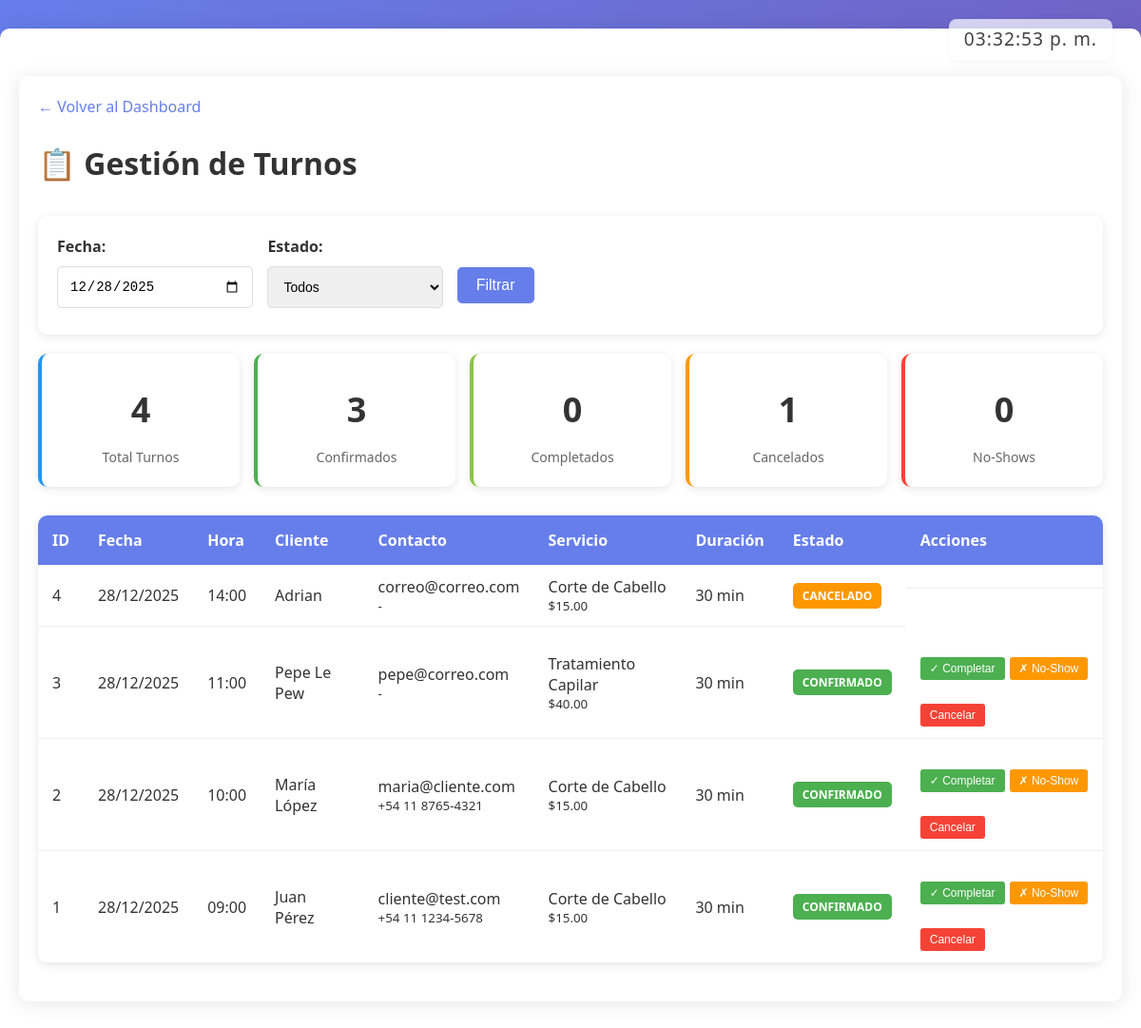
The page /admin/turnos.php?fecha=2025-12-28 (signed in) on the database its author committed.
### tables this page shows
CREATE TABLE `turnos` (
  `id` int NOT NULL AUTO_INCREMENT,
  `usuario_id` int DEFAULT NULL,
  `servicio_id` int DEFAULT NULL,
  `fecha` date NOT NULL,
  `hora` time NOT NULL,
  `duracion` int NOT NULL DEFAULT '30',
  `estado` enum('pendiente','confirmado','cancelado','asistido','no_asistio') NOT NULL DEFAULT 'pendiente',
  `notas` text,
  `creado_en` timestamp NOT NULL DEFAULT CURRENT_TIMESTAMP,
  `actualizado_en` timestamp NULL DEFAULT NULL ON UPDATE CURRENT_TIMESTAMP,
  `recordatorio_enviado` tinyint(1) DEFAULT '0',
  `confirmado_por_usuario` tinyint(1) DEFAULT '0',
  PRIMARY KEY (`id`),
  KEY `idx_turnos_fecha` (`fecha`),
  KEY `idx_turnos_estado` (`estado`),
  KEY `idx_turnos_usuario` (`usuario_id`),
  KEY `idx_turnos_servicio` (`servicio_id`),
  KEY `idx_turnos_hora` (`hora`),
  KEY `idx_turnos_fecha_hora` (`fecha`,`hora`),
  CONSTRAINT `fk_turnos_servicio` FOREIGN KEY (`servicio_id`) REFERENCES `servicios` (`id`) ON DELETE SET NULL ON UPDATE CASCADE,
  CONSTRAINT `fk_turnos_usuario` FOREIGN KEY (`usuario_id`) REFERENCES `usuarios` (`id`) ON DELETE SET NULL ON UPDATE CASCADE
);

CREATE TABLE `usuarios` (
  `id` int NOT NULL AUTO_INCREMENT,
  `nombre` varchar(100) NOT NULL,
  `email` varchar(100) NOT NULL,
  `password` varchar(255) NOT NULL,
  `telefono` varchar(30) DEFAULT NULL,
  `avatar` varchar(255) DEFAULT NULL,
  `rol` enum('admin','gerente','cliente') NOT NULL DEFAULT 'cliente',
  `activo` tinyint(1) DEFAULT '1',
  `visible` tinyint(1) DEFAULT '1',
  `creado_en` timestamp NOT NULL DEFAULT CURRENT_TIMESTAMP,
  `actualizado_en` timestamp NULL DEFAULT NULL ON UPDATE CURRENT_TIMESTAMP,
  PRIMARY KEY (`id`),
  UNIQUE KEY `email` (`email`),
  KEY `idx_usuarios_email` (`email`)
);

CREATE TABLE `servicios` (
  `id` int NOT NULL AUTO_INCREMENT,
  `nombre` varchar(100) NOT NULL,
  `descripcion` text,
  `precio` decimal(10,2) DEFAULT '0.00',
  `duracion` int NOT NULL DEFAULT '30',
  `max_cupos` int NOT NULL DEFAULT '1',
  `activo` tinyint(1) DEFAULT '1',
  `creado_en` timestamp NOT NULL DEFAULT CURRENT_TIMESTAMP,
  `actualizado_en` timestamp NULL DEFAULT NULL ON UPDATE CURRENT_TIMESTAMP,
  PRIMARY KEY (`id`)
);

### admin/turnos.php (the view, shortened to what this page needs)
<div class="container">
    <div class="header-section" style="display: flex; align-items: center; gap: 18px;">
        <div class="clock-minimal" id="clockMinimal"></div>
    </div>
<?php
require_once '../inc/branding.php';
$fecha_filtro = $_GET['fecha'] ?? date('Y-m-d');
$estado_filtro = $_GET['estado'] ?? 'todos';
$sql = "SELECT t.*, u.nombre as cliente_nombre, u.email as cliente_email, u.telefono,
               s.nombre as servicio_nombre, s.precio
        FROM turnos t
        JOIN usuarios u ON t.usuario_id = u.id
        LEFT JOIN servicios s ON t.servicio_id = s.id
        WHERE 1=1";
$params = [];
if ($fecha_filtro) {
    $sql .= " AND t.fecha = ?";
    $params[] = $fecha_filtro;
}
$sql .= " ORDER BY t.fecha DESC, t.hora DESC";
$stmt = $pdo->prepare($sql);
$stmt->execute($params);
$turnos = $stmt->fetchAll(PDO::FETCH_ASSOC);
$stmt = $pdo->prepare("
    SELECT
        COUNT(*) as total,
        SUM(CASE WHEN estado = 'confirmado' THEN 1 ELSE 0 END) as confirmados,
        SUM(CASE WHEN estado = 'completado' THEN 1 ELSE 0 END) as completados,
        SUM(CASE WHEN estado = 'cancelado' THEN 1 ELSE 0 END) as cancelados,
        SUM(CASE WHEN estado = 'no_show' THEN 1 ELSE 0 END) as no_shows
    FROM turnos
    WHERE fecha = ?
");
$stmt->execute([$fecha_filtro]);
$estadisticas = $stmt->fetch(PDO::FETCH_ASSOC);
?>
<!DOCTYPE html>
<html lang="es">
<head>
    <link rel="stylesheet" href="../css/styles.css">
</head>
<body>
    <div class="container">
        <a href="../dashboard.php" class="back-link">← Volver al Dashboard</a>
        <div class="header-section">
            <h1>📋 Gestión de Turnos</h1>
        </div>
        <form class="filtros" method="get">
            <label>
                <strong>Fecha:</strong>
                <input type="date" name="fecha" value="<?= htmlspecialchars($fecha_filtro) ?>"
                       onchange="this.form.submit()">
            </label>
            <label>
                <strong>Estado:</strong>
                <select name="estado" onchange="this.form.submit()">
                    <option value="todos" <?= $estado_filtro === 'todos' ? 'selected' : '' ?>>Todos</option>
                </select>
            </label>
            <button type="submit" style="padding: 10px 20px; background: #667eea; color: white; border: none; border-radius: 5px; cursor: pointer;">
                Filtrar
            </button>
        </form>
        <div class="estadisticas">
            <div class="stat-card total">
                <div class="numero"><?= $estadisticas['total'] ?></div>
                <div class="label">Total Turnos</div>
            </div>
            <div class="stat-card confirmado">
                <div class="numero"><?= $estadisticas['confirmados'] ?></div>
                <div class="label">Confirmados</div>
            </div>
            <div class="stat-card completado">
                <div class="numero"><?= $estadisticas['completados'] ?></div>
                <div class="label">Completados</div>
            </div>
            <div class="stat-card cancelado">
                <div class="numero"><?= $estadisticas['cancelados'] ?></div>
                <div class="label">Cancelados</div>
            </div>
            <div class="stat-card no-show">
                <div class="numero"><?= $estadisticas['no_shows'] ?></div>
                <div class="label">No-Shows</div>
            </div>
        </div>
        <table>
            <thead>
                <tr>
                    <th>ID</th>
                    <th>Fecha</th>
                    <th>Hora</th>
                    <th>Cliente</th>
                    <th>Contacto</th>
                    <th>Servicio</th>
                    <th>Duración</th>
                    <th>Estado</th>
                    <th>Acciones</th>
                </tr>
            </thead>
            <tbody>
                <?php if (count($turnos) > 0): ?>
                    <?php foreach ($turnos as $turno): ?>
                    <tr>
                        <td><?= $turno['id'] ?></td>
                        <td><?= date('d/m/Y', strtotime($turno['fecha'])) ?></td>
                        <td><?= date('H:i', strtotime($turno['hora'])) ?></td>
                        <td><?= htmlspecialchars($turno['cliente_nombre']) ?></td>
                        <td>
                            <?= htmlspecialchars($turno['cliente_email']) ?><br>
                            <small><?= htmlspecialchars($turno['telefono'] ?? '-') ?></small>
                        </td>
                        <td>
                            <?= htmlspecialchars($turno['servicio_nombre'] ?? 'Sin servicio') ?>
                            <?php if ($turno['precio']): ?>
                                <br><small>$<?= number_format($turno['precio'], 2) ?></small>
                            <?php endif; ?>
                        </td>
                        <td><?= $turno['duracion'] ?> min</td>
                        <td>
                            <span class="badge badge-<?= $turno['estado'] ?>">
                                <?= strtoupper($turno['estado']) ?>
                            </span>
                        </td>
                        <td class="acciones">
                            <?php if ($turno['estado'] === 'confirmado'): ?>
                                <form method="post" style="display:inline;">
                                    <button type="submit" class="btn-sm btn-success">✓ Completar</button>
                                </form>
                                <form method="post" style="display:inline;">
                                    <button type="submit" class="btn-sm btn-warning">✗ No-Show</button>
                                </form>
                                <form method="post" style="display:inline;" onsubmit="return confirm('¿Cancelar este turno?')">
                                    <button type="submit" class="btn-sm btn-danger">Cancelar</button>
                                </form>
                            <?php endif; ?>
                        </td>
                    </tr>
                    <?php endforeach; ?>
                <?php endif; ?>
            </tbody>
        </table>
    </div>
</body>
</html>

### css/styles.css (style rules this page uses)
* { margin: 0; padding: 0; box-sizing: border-box; }
body { font-family: 'Segoe UI', Tahoma, Geneva, Verdana, sans-serif; background: linear-gradient(135deg, #667eea 0%, #764ba2 100%); color: #333; min-height: 100vh; line-height: 1.6; }
.container { max-width: 1200px; margin: 20px auto; padding: 20px; background: white; border-radius: 10px; box-shadow: 0 2px 20px rgba(0,0,0,0.1); }
input[type="text"], input[type="email"], input[type="password"], input[type="date"], input[type="time"], input[type="tel"], input[type="file"], select, textarea { width: 100%; padding: 12px; margin: 8px 0; border: 1px solid #ddd; border-radius: 5px; font-size: 14px; transition: border-color 0.3s; }
button, .btn { padding: 12px 24px; background: #667eea; color: white; border: none; border-radius: 5px; font-size: 16px; cursor: pointer; transition: all 0.3s; text-decoration: none; display: inline-block; }
a { color: #667eea; text-decoration: none; transition: color 0.3s; }
.back-link { display: inline-block; margin-bottom: 20px; }
table { width: 100%; border-collapse: collapse; margin: 20px 0; background: white; border-radius: 10px; overflow: hidden; box-shadow: 0 2px 10px rgba(0,0,0,0.1); }
th { background: #667eea; color: white; padding: 15px; text-align: left; font-weight: 600; }
td { padding: 12px 12px; border-bottom: 1px solid #eee; vertical-align: middle; }
form button { margin-top:20px; padding:12px 20px; background:#4CAF50; color:white; border:none; border-radius:4px; cursor:pointer; }

### admin/turnos.php (style rules this page uses)
.clock-minimal { position: absolute; top: 20px; right: 30px; font-family: 'Segoe UI', Arial, sans-serif; font-size: 1.2rem; color: #444; background: rgba(255,255,255,0.7); border-radius: 8px; padding: 6px 16px; box-shadow: 0 2px 8px rgba(0,0,0,0.04); letter-spacing: 1px; z-index: 1000; }

### rows shown on the page
turnos: id "4", fecha "28/12/2025", hora "14:00", usuario.nombre "Adrian", usuario.email "correo@correo.com", usuario.telefono "-", servicio.nombre "Corte de Cabello", servicio.precio "15.00", duracion "30", estado "CANCELADO"
turnos: id "3", fecha "28/12/2025", hora "11:00", usuario.nombre "Pepe Le Pew", usuario.email "pepe@correo.com", usuario.telefono "-", servicio.nombre "Tratamiento Capilar", servicio.precio "40.00", duracion "30", estado "CONFIRMADO"
turnos: id "2", fecha "28/12/2025", hora "10:00", usuario.nombre "María López", usuario.email "maria@cliente.com", usuario.telefono "+54 11 8765-4321", servicio.nombre "Corte de Cabello", servicio.precio "15.00", duracion "30", estado "CONFIRMADO"
turnos: id "1", fecha "28/12/2025", hora "09:00", usuario.nombre "Juan Pérez", usuario.email "cliente@test.com", usuario.telefono "+54 11 1234-5678", servicio.nombre "Corte de Cabello", servicio.precio "15.00", duracion "30", estado "CONFIRMADO"

### other values the page prints
$estadisticas['total'] "4"
$estadisticas['confirmados'] "3"
$estadisticas['completados'] "0"
$estadisticas['cancelados'] "1"
$estadisticas['no_shows'] "0"
